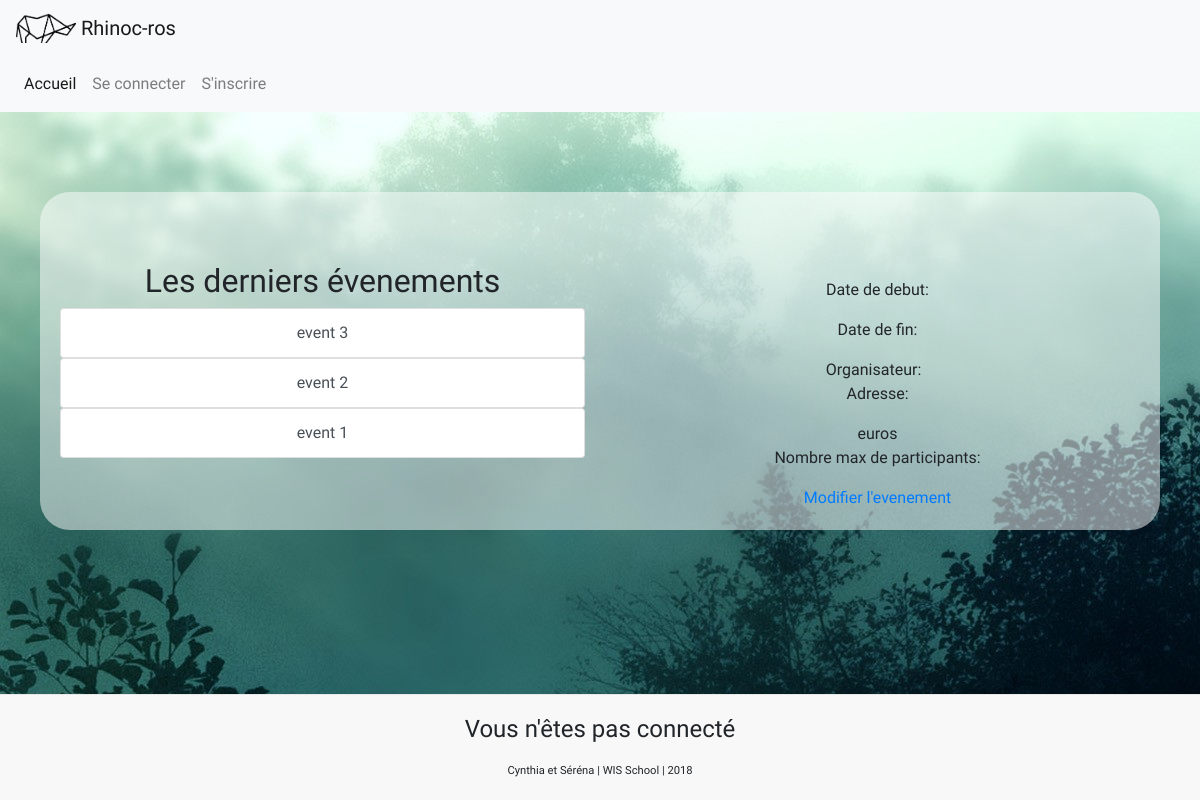
Before: /info.php with the older database file.
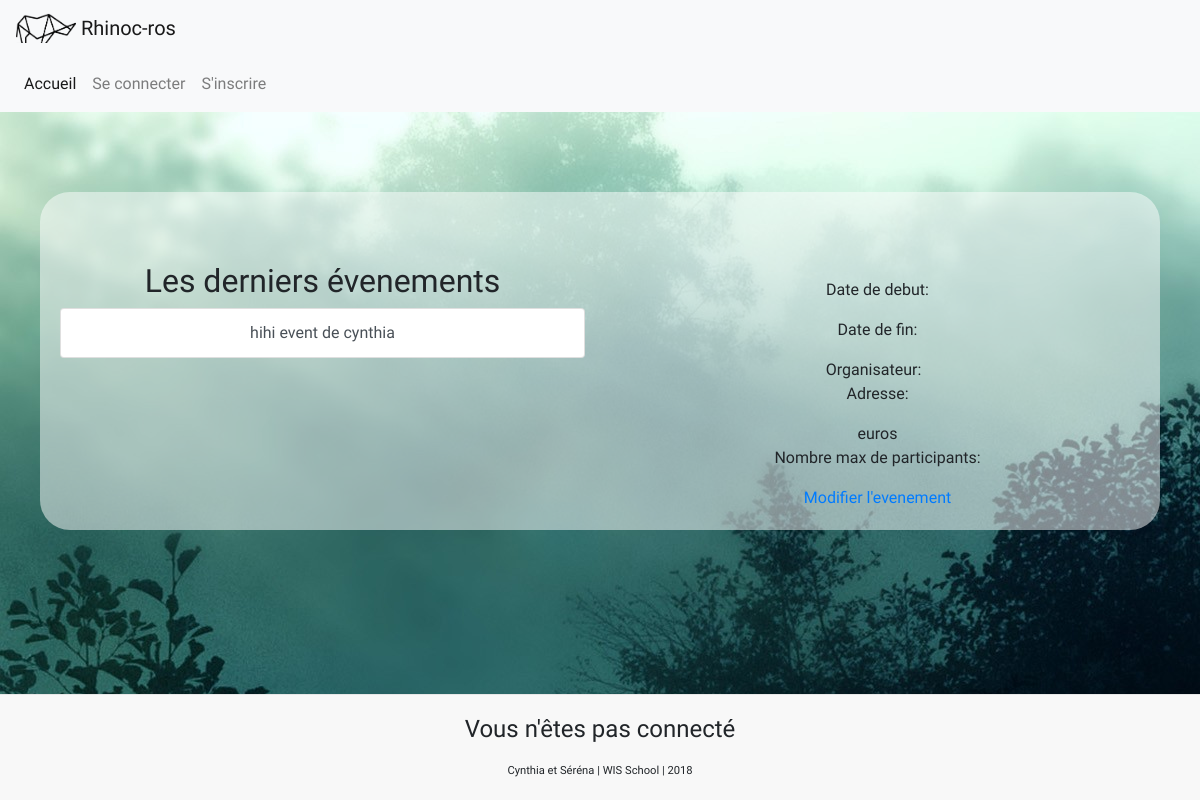
After: the same page with the newer database file.
### tables this page shows
CREATE TABLE IF NOT EXISTS `events` (
  `id` int(11) NOT NULL AUTO_INCREMENT,
  `title` varchar(100) NOT NULL,
  `description` text NOT NULL,
  `date_start` datetime NOT NULL,
  `date_end` datetime NOT NULL,
  `idcreator` int(11) NOT NULL,
  `adress` text NOT NULL,
  `url` varchar(200) DEFAULT NULL,
  `date_created` datetime NOT NULL,
  `price` int(11) unsigned NOT NULL,
  `participant_number` int(11) NOT NULL,
  PRIMARY KEY (`id`)
);

### php/get_events.php (called while the page is built)
<?php
  $sql="SELECT *
        FROM events
        ORDER BY date_created DESC";
  $stmt = $conn->prepare($sql);
  $stmt->execute();
  $events = $stmt->fetchAll();
?>

### php/get_eventinfo.php (called while the page is built)
<?php
  $id = $_GET['id'];
  $sql = "SELECT *
          FROM events
          WHERE id=:id";
  $stmt = $conn->prepare($sql);
  $stmt->bindValue(":id", $id);
  $stmt->execute();
  $eventinfo = $stmt->fetch();
  ?>

### info.php (the view, shortened to what this page needs)
<?php
  include ("php/db.php");
?>
<?php include("php/get_events.php");?>
<?php include("php/get_eventinfo.php");?>
<?php include("layouts/header.php");?>
<main class="fond_blur">
<div class="row">
  <div class="col-sm-12 col-md-6">
    <h2>Les derniers évenements</h2>
    <?php
    foreach ($events as $event) {
      ?>
      <div class="list-group">
          <a  class='list-group-item list-group-item-action' href="info.php?id=<?php echo $event['id'] ?>">
            <?php echo $event['title'] ?>
          </a>
      </div>
    <?php } ?>
  </div>
    <div class="col-sm-12 col-md-6">
    <p><?php echo ("Date de debut: ") . $eventinfo["date_start"]?></p>
    <p><?php echo ("Date de fin: ") . $eventinfo["date_end"]?></p>
    <?php echo ("Organisateur: ")?>
      <a href="profil.php?iduser=<?php echo $eventinfo['idcreator'] ?>">
      </a>
    <p><?php echo ("Adresse: ") . $eventinfo["adress"]?></p>
    <div><?php echo $eventinfo["price"]?> euros </div>
    <p> <?php echo  ("Nombre max de participants: ") . $eventinfo["participant_number"]?></p>
    <?php if($_SESSION['member']['id'] ==  $eventinfo['idcreator']){?>
    <a href="event_edit.php"> <div> Modifier l'evenement </div> </a>
  <?php } ?>
  </div>
</div>
</main>
<?php include("layouts/footer.php");?>

### layouts/head.php (shortened to what this page needs)
<!DOCTYPE html>
<html lang="fr">
<head>
  <link rel="stylesheet" href="https://stackpath.bootstrapcdn.com/bootstrap/4.1.3/css/bootstrap.min.css">
  <link rel="stylesheet" href="https://cdnjs.cloudflare.com/ajax/libs/fullcalendar/3.9.0/fullcalendar.min.css" />
	<link rel="stylesheet" type="text/css" href="css/style.css">
</head>
<body>

### layouts/header.php (shortened to what this page needs)
<?php include("layouts/head.php");?>
<header>
  <?php
  include("./php/navbar.php");
  ?>
</header>

### php/navbar.php (shortened to what this page needs)
<nav class="navbar navbar-light bg-light">
  <a class="navbar-brand" href="./index.php">
     <img src="img/logo.png" width="60" height="30" class="d-inline-block align-top" alt="">
    Rhinoc-ros
  </a>
</nav>
<nav class="navbar navbar-expand-lg navbar-light bg-light">
  <div class="collapse navbar-collapse" id="navbarNavAltMarkup">
    <div class="navbar-nav">
      <a href="./index.php" class="nav-item nav-link active">Accueil<span class="sr-only">(current)</span></a>
      <?php
      if(empty($_SESSION['member'])){
        ?>
          <a href="./login.php" class="nav-item nav-link">Se connecter</a>
          <a href="./register.php"class="nav-item nav-link">S'inscrire</a>
      <?php
      } ?>
    </div>
  </div>
</nav>

### layouts/footer.php (shortened to what this page needs)
<footer>
  <p>
    <?php
      if (empty($_SESSION['member'])){
        echo '<div class="connec">Vous n\'êtes pas connecté</div>';
      }
      else{
        echo '<div class="connec">Vous êtes connecté en tant que: </div>' . $_SESSION['member']['email'] ;
      }
    ?>
  </p>
<div class="coucou"> Cynthia et Séréna | WIS School | 2018 </div>
</footer>
</body>
</html>

### css/style.css (style rules this page uses)
footer { position: fixed; width: 100vw; bottom: 0; background-color: #F8F8F8; border-top: 1px solid #E7E7E7; text-align:center; padding:20px; padding-top: 0px; font-size: 0.7rem; }
.connec { font-size: 1.5rem; }
html { min-height: 100%; }
body { background-image: url(fond1.jpg); font-family: 'Cabin', sans-serif; display : table; width: 100%; }
.fond_blur { margin-top: 80px; background-color: #FFFFFF80; padding: 20px; border-radius: 30px; text-align: center; margin-left: 40px; margin-right: 40px; }
.row { margin-top: 50px; }

Changed rows visible on the page:
removed events: title "event 3"
removed events: title "event 2"
removed events: title "event 1"
added events: title "hihi event de cynthia"
